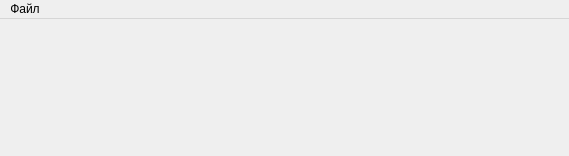
<?xml version="1.0" encoding="UTF-8"?>
<ui version="4.0">
 <class>ControlManagerMainWindow</class>
 <widget class="QMainWindow" name="ControlManagerMainWindow">
  <property name="geometry">
   <rect>
    <x>0</x>
    <y>0</y>
    <width>569</width>
    <height>143</height>
   </rect>
  </property>
  <property name="windowTitle">
   <string>Программа контроля билетов</string>
  </property>
  <widget class="QWidget" name="centralWidget">
   <layout class="QGridLayout" name="gridLayout">
    <item row="0" column="0">
     <widget class="CAnimatedStackedWidget" name="stackedWidget">
      <property name="currentIndex">
       <number>0</number>
      </property>
      <widget class="QWidget" name="page">
       <layout class="QGridLayout" name="gridLayout_4">
        <property name="margin">
         <number>0</number>
        </property>
        <item row="0" column="0">
         <widget class="CDataBaseConnectionWidget" name="wConnection" native="true"/>
        </item>
       </layout>
      </widget>
      <widget class="QWidget" name="page_2">
       <layout class="QGridLayout" name="gridLayout_3">
        <property name="margin">
         <number>0</number>
        </property>
        <item row="0" column="0">
         <widget class="QGroupBox" name="groupBox">
          <property name="title">
           <string>База данных билетов не открыта</string>
          </property>
          <layout class="QGridLayout" name="gridLayout_2">
           <item row="0" column="0">
            <widget class="QTreeWidget" name="twBarcodeControl">
             <property name="enabled">
              <bool>true</bool>
             </property>
             <property name="sizePolicy">
              <sizepolicy hsizetype="Expanding" vsizetype="Expanding">
               <horstretch>0</horstretch>
               <verstretch>0</verstretch>
              </sizepolicy>
             </property>
             <property name="focusPolicy">
              <enum>Qt::NoFocus</enum>
             </property>
             <column>
              <property name="text">
               <string>Место</string>
              </property>
             </column>
             <column>
              <property name="text">
               <string>Ряд</string>
              </property>
             </column>
             <column>
              <property name="text">
               <string>Идентификатор</string>
              </property>
             </column>
             <column>
              <property name="text">
               <string>Статус</string>
              </property>
             </column>
            </widget>
           </item>
           <item row="0" column="1">
            <layout class="QVBoxLayout" name="verticalLayout">
             <item>
              <widget class="QLineEdit" name="leGetBarcode">
               <property name="readOnly">
                <bool>false</bool>
               </property>
              </widget>
             </item>
             <item>
              <widget class="QWidget" name="wOutResult" native="true"/>
             </item>
            </layout>
           </item>
          </layout>
         </widget>
        </item>
       </layout>
      </widget>
     </widget>
    </item>
   </layout>
  </widget>
  <widget class="QMenuBar" name="menuBar">
   <property name="geometry">
    <rect>
     <x>0</x>
     <y>0</y>
     <width>569</width>
     <height>21</height>
    </rect>
   </property>
   <widget class="QMenu" name="menu">
    <property name="title">
     <string>Файл</string>
    </property>
    <addaction name="aImportDB"/>
    <addaction name="aLogFileWrite"/>
    <addaction name="aExit"/>
   </widget>
   <addaction name="menu"/>
  </widget>
  <action name="aOpenNewDB">
   <property name="text">
    <string>Открыть новый файл БД</string>
   </property>
  </action>
  <action name="aImportDB">
   <property name="enabled">
    <bool>true</bool>
   </property>
   <property name="text">
    <string>Импорт базы данных</string>
   </property>
  </action>
  <action name="aExit">
   <property name="text">
    <string>Выход</string>
   </property>
  </action>
  <action name="aLogFileWrite">
   <property name="enabled">
    <bool>false</bool>
   </property>
   <property name="text">
    <string>Записать лог-файл</string>
   </property>
  </action>
 </widget>
 <layoutdefault spacing="6" margin="11"/>
 <customwidgets>
  <customwidget>
   <class>CDataBaseConnectionWidget</class>
   <extends>QWidget</extends>
   <header location="global">cdatabaseconnectionwidget.h</header>
   <container>1</container>
  </customwidget>
  <customwidget>
   <class>CAnimatedStackedWidget</class>
   <extends>QStackedWidget</extends>
   <header location="global">canimatedstackedwidget.h</header>
   <container>1</container>
  </customwidget>
 </customwidgets>
 <resources/>
 <connections/>
</ui>
